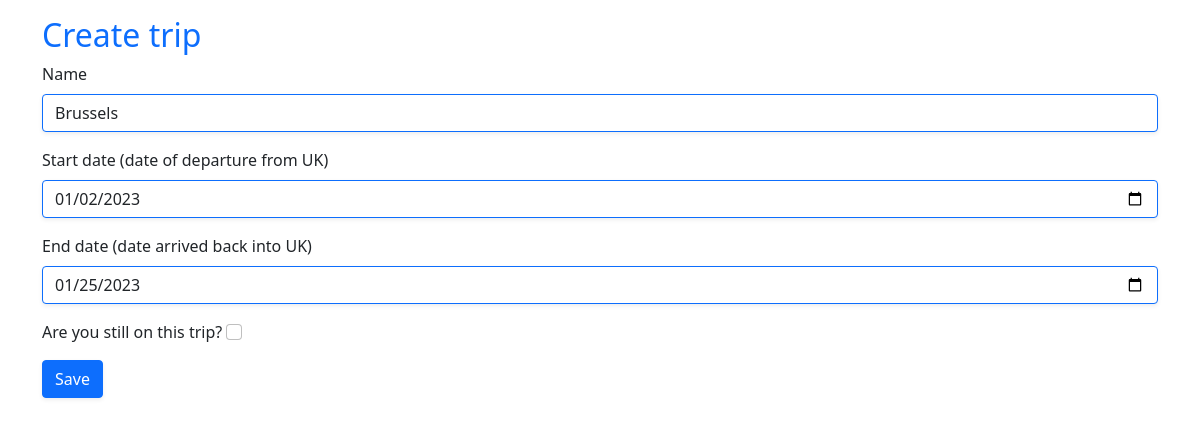
Page /end_trip_today/16 (signed in) on the committed database.
### main/models.py (models this page shows, shortened)
class Trip(models.Model):
    name = models.CharField(max_length=100, default=settings.DEFAULT_NAME, null=True)
    start_date = models.DateTimeField(auto_now=False, null=False)
    end_date = models.DateTimeField(auto_now=False, null=True)
    current = models.BooleanField(null=False, default=settings.DEFAULT_CURRENT)
    day_count = models.IntegerField(null=False, default=settings.DEFAULT_DAY_COUNT)

### main/views.py (the view)
@login_required
def update_trip_view(request, trip_pk):
    if request.method == "POST":
        start_date = datetime.strptime(
            request.POST.get("start_date"), '%Y-%m-%d')
        end_date = datetime.strptime(request.POST.get("end_date"), '%Y-%m-%d')
        name = request.POST.get("name")
        current = request.POST.get("current") == "on"
        update_trip(trip_pk, name, start_date, end_date, current)
        return redirect('home')
    else:
        context = {
            'trip': get_trip(trip_pk)
        }
        return render(request, 'main/update_trip.html', context=context)

### main/utils.py (called while the page is built)
def get_trip(trip_pk):
    trip = Trip.objects.get(pk=trip_pk)
    return trip

### main/templates/main/update_trip.html (shortened to what this page needs)
{% extends 'main/base.html' %} {% block content %}
<div class="container pt-3">
  <div class="h2 text-primary">Create trip</div>
  <form method="post">
    <div class="mb-3">
      <label for="name" class="form-label">Name</label>
      <input
        type="text"
        class="form-control border-primary shadow-sm"
        id="name"
        name="name"
        value="{{ trip.name }}"
      />
    </div>
    <div class="mb-3">
      <label for="start_date" class="form-label"
        >Start date (date of departure from UK)</label
      >
      <input
        type="date"
        class="form-control border-primary shadow-sm"
        id="start_date"
        name="start_date"
        value="{{ trip.start_date|date:'Y-m-d' }}"
      />
    </div>
    <div class="mb-3">
      <label for="end_date" class="form-label"
        >End date (date arrived back into UK)</label
      >
      <input
        type="date"
        class="form-control border-primary shadow-sm"
        id="end_date"
        name="end_date"
        value="{{ trip.end_date|date:'Y-m-d' }}"
      />
    </div>
    <div class="mb-3">
      <label for="current" class="form-check-label"
        >Are you still on this trip?</label
      >
      <input type="checkbox" class="form-check-input" id="current"
      name="current" {% if trip.current %} checked {% else %} '' {% endif %}>
    </div>
    <button type="submit" class="btn btn-primary shadow-sm">Save</button>
  </form>
</div>
{% endblock content %}

### rows in the picture
Trip: name "Brussels", start_date "01/02/2023", end_date "01/25/2023"
